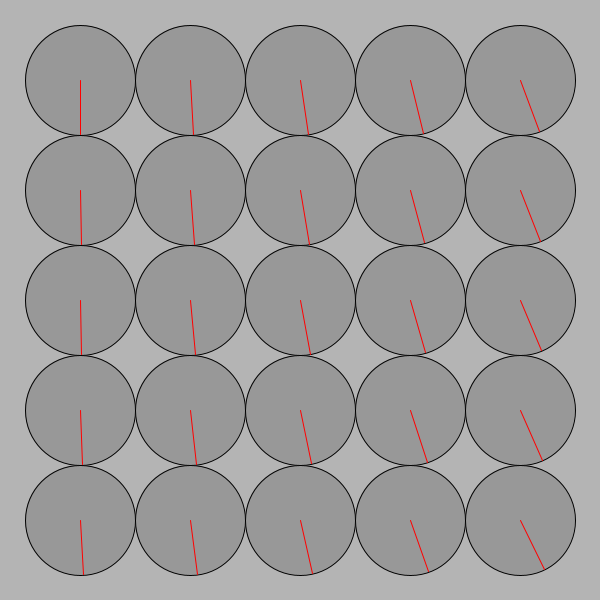
Frame 1 (no input)
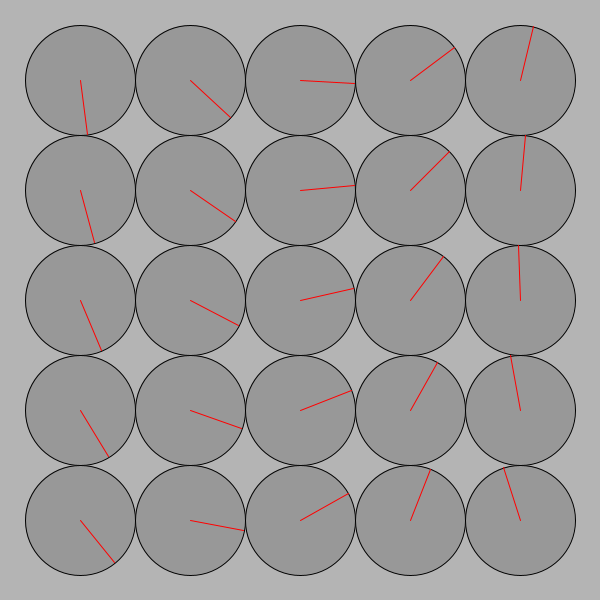
Frame 60 (the mouse pressed at the canvas centre just before this capture)
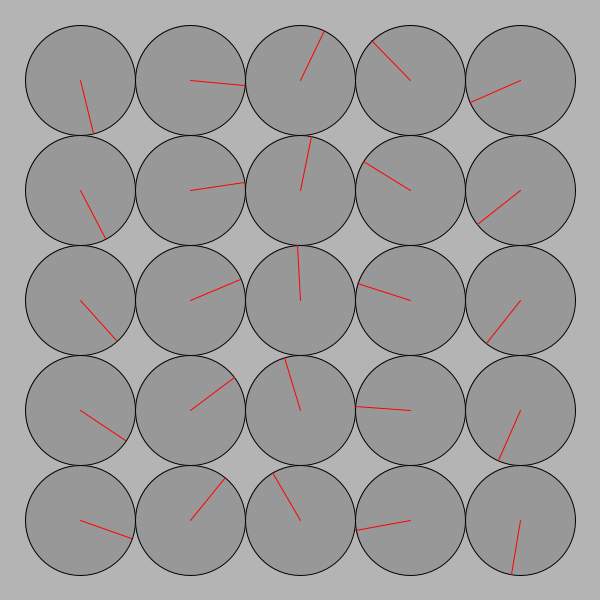
Frame 120 (the mouse held since frame 60 and released just before this capture)

The Processing sketch that drew these frames (run headless with seeded random() and noise(); from frame 60 on, the mouse is pressed at the canvas centre):

// Processing sketch: w2_04
// ── w2_04.pde
/*
 * Creative Coding
 * Week 2, 04 - The Clocks
 * by Indae Hwang and Jon McCormack
 * Copyright (c) 2014 Monash University
 *
 * This program draws a grid of circular "clocks", whose hands move according to the elasped time.
 * The higher the clock number the faster it moves, the first clock takes 1 min to go all the way around.
 * The function "movingCircle" is used to draw each clock. It is passed the position, size and hand angle
 * as arguments.
 * 
 */

void setup() {
  size(600, 600);
  background(180);
  rectMode(CENTER);
  noStroke();
}


void draw() {
  background(180);
  noStroke();

  int num = 5;
  int margin = 80;

  float gutter = 0; //distance between each cell
  float cellsize = ( width - (2 * margin) - gutter * (num - 1) ) / (num - 1);

  int circleNumber = 0; // counter

  for (int i=0; i<num; i++) {
    for (int j=0; j<num; j++) {
      ++circleNumber;

      float tx = margin + cellsize * i + gutter * i;
      float ty = margin + cellsize * j + gutter * j;

      movingCircle(tx, ty, cellsize, circleNumber * TWO_PI * millis() / 60000.0);
    }
  }
}//end of draw 


void movingCircle(float x, float y, float size, float angle) {

  // calculate endpoint of the line
  float tempX = x + (size / 2) * sin(angle);
  float tempY = y + (size / 2) * cos(angle);

  stroke(0);
  strokeWeight(1);
  fill(140, 180);
  ellipse(x, y, size, size); // circle

  stroke(255, 0, 0);
  line(x, y, tempX, tempY); // red line
}
